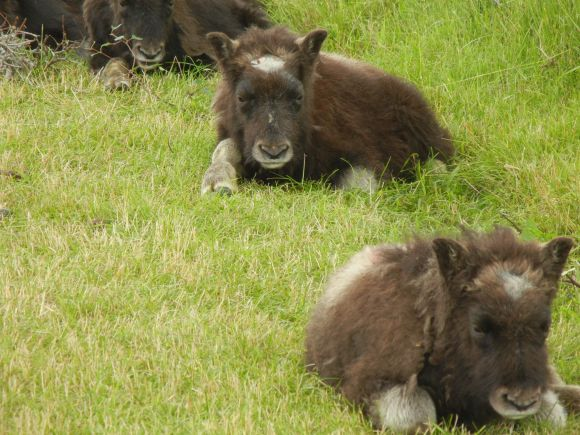
%> input picture SE/Examples-Imageproc/Baby-Musk-Ox.ppm, 580 x 435 px
$ octave script_transform.m   (GNU Octave 9; MATLAB toolbox functions it lacks are replaced by stand-ins)
%> lines starting %> are read from the running program, lines starting %| are printed output that depends on the picture
testimg = imread('Baby-Musk-Ox.ppm');
%> testimg is the input picture: size 435x580x3 uint8; mean R, G, B 138.5, 140, 74.9

figure(1);
image(testimg);
title('testimg.ppm');

drawnow;

testimg_ca=imadd(testimg, 25.0);
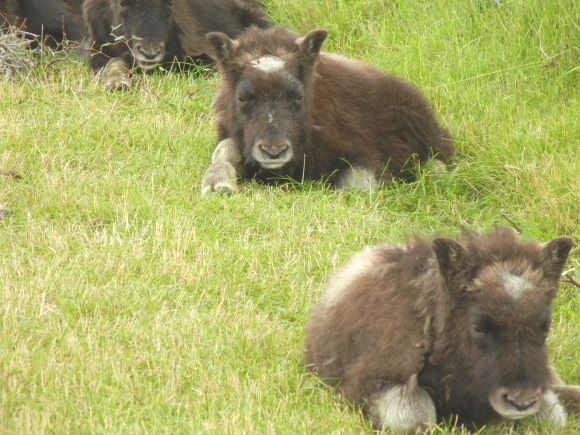
%> testimg_ca: size 435x580x3 uint8; mean R, G, B 163.5, 165, 99.9
figure(2);
image(testimg_ca);
title('testimg_c_a contrast adjusted version');

drawnow;

testimg_br=immultiply(testimg, 1.25);
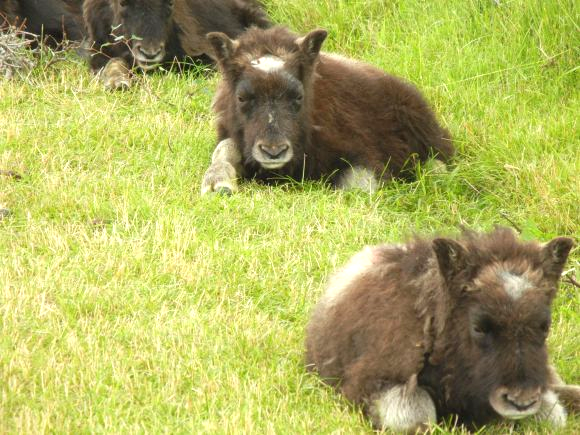
%> testimg_br: size 435x580x3 uint8; mean R, G, B 172.8, 174.7, 93.8
figure(3);
image(testimg_br);
title('testimg_b_r scaled version');

drawnow;

testimg2=imadd(immultiply(testimg, 1.25), 25.0);
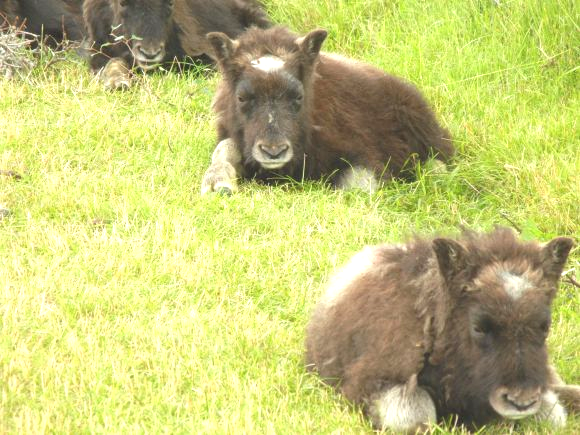
%> testimg2: size 435x580x3 uint8; mean R, G, B 195.5, 196.7, 118.8
figure(4);
image(testimg2);
title('testimg scaled + offset version');

drawnow;
